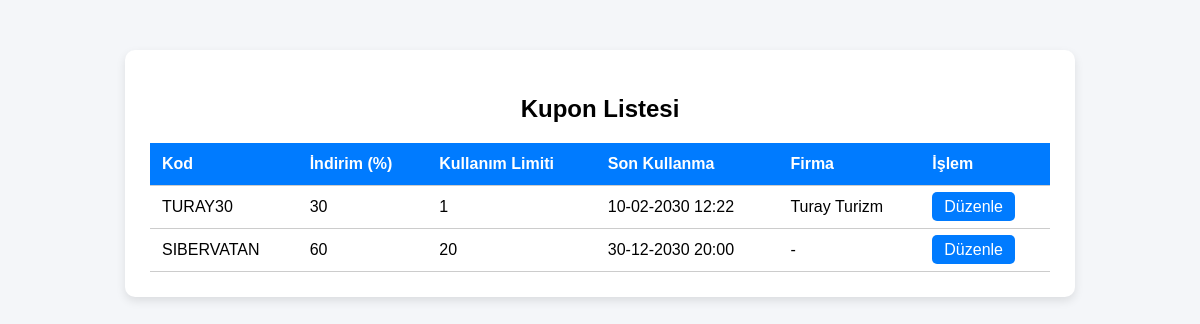
The page /coupons_list.php (signed in) on the database its author committed.
### tables this page shows
CREATE TABLE Coupons (
    id TEXT PRIMARY KEY,
    code TEXT NOT NULL,
    discount REAL NOT NULL,
    usage_limit INTEGER NOT NULL,
    expire_date DATETIME NOT NULL,
    created_at TIMESTAMP DEFAULT CURRENT_TIMESTAMP
, company_id TEXT);

CREATE TABLE Bus_Company (
    id TEXT PRIMARY KEY,
    name TEXT UNIQUE NOT NULL,
    logo_path TEXT,
    created_at TIMESTAMP DEFAULT CURRENT_TIMESTAMP
);

### coupons_list.php (the view, shortened to what this page needs)
<?php
require_once 'includes/config.php';
$stmt = $db->prepare("SELECT * FROM User WHERE id = :id");
$stmt->execute([':id' => $_SESSION['user_id']]);
$user = $stmt->fetch(PDO::FETCH_ASSOC);
if ($user['role'] === 'admin') {
    $stmt = $db->prepare("
        SELECT c.*, b.name AS company_name
        FROM Coupons c
        LEFT JOIN Bus_Company b ON c.company_id = b.id
        ORDER BY c.created_at DESC
    ");
    $stmt->execute();
}
$coupons = $stmt->fetchAll(PDO::FETCH_ASSOC);
?>
<!DOCTYPE html>
<html lang="tr">
<head>
</head>
<body>
<div class="container">
<h2>Kupon Listesi</h2>
<table>
    <thead>
        <tr>
            <th>Kod</th>
            <th>İndirim (%)</th>
            <th>Kullanım Limiti</th>
            <th>Son Kullanma</th>
            <th>Firma</th>
            <th>İşlem</th>
        </tr>
    </thead>
    <tbody>
        <?php foreach ($coupons as $c): ?>
        <tr>
            <td><?= htmlspecialchars($c['code']) ?></td>
            <td><?= htmlspecialchars($c['discount']) ?></td>
            <td><?= htmlspecialchars($c['usage_limit']) ?></td>
            <td><?= date('d-m-Y H:i', strtotime($c['expire_date'])) ?></td>
            <td><?= htmlspecialchars($c['company_name'] ?? '-') ?></td>
            <td><a class="button" href="edit_coupon.php?id=<?= urlencode($c['id']) ?>">Düzenle</a></td>
        </tr>
        <?php endforeach; ?>
    </tbody>
</table>
</div>
</body>
</html>

### coupons_list.php (style rules this page uses)
body { font-family: Arial, sans-serif; background:#f4f6f9; margin:0; }
.container { max-width: 900px; margin: 50px auto; background:white; padding:25px; border-radius:10px; box-shadow:0 4px 10px rgba(0,0,0,0.1); }
h2 { text-align:center; margin-bottom:20px; }
table { width:100%; border-collapse: collapse; }
th, td { padding:12px; text-align:left; border-bottom:1px solid #ccc; }
th { background:#007bff; color:white; }
a.button { background:#007bff; color:white; padding:6px 12px; border-radius:5px; text-decoration:none; }

### rows shown on the page
coupons: code "TURAY30", discount "30", usage_limit "1", expire_date "10-02-2030 12:22", bus_company.name "Turay Turizm"
coupons: code "SIBERVATAN", discount "60", usage_limit "20", expire_date "30-12-2030 20:00", company_name "-"
